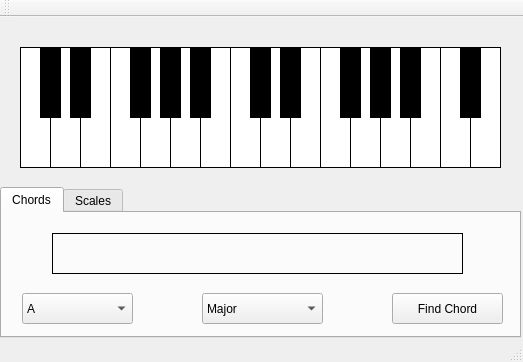
<?xml version="1.0" encoding="UTF-8"?>
<ui version="4.0">
 <class>MainWindow</class>
 <widget class="QMainWindow" name="MainWindow">
  <property name="geometry">
   <rect>
    <x>0</x>
    <y>0</y>
    <width>523</width>
    <height>362</height>
   </rect>
  </property>
  <property name="windowTitle">
   <string>Piano Helper</string>
  </property>
  <widget class="QWidget" name="centralWidget">
   <widget class="QTabWidget" name="tabWidget">
    <property name="geometry">
     <rect>
      <x>0</x>
      <y>170</y>
      <width>521</width>
      <height>151</height>
     </rect>
    </property>
    <property name="currentIndex">
     <number>0</number>
    </property>
    <widget class="QWidget" name="tab">
     <attribute name="title">
      <string>Chords</string>
     </attribute>
     <widget class="QPushButton" name="chordsButton">
      <property name="geometry">
       <rect>
        <x>390</x>
        <y>80</y>
        <width>111</width>
        <height>31</height>
       </rect>
      </property>
      <property name="text">
       <string>Find Chord</string>
      </property>
     </widget>
     <widget class="QComboBox" name="ChordsTypeComboBox">
      <property name="geometry">
       <rect>
        <x>200</x>
        <y>80</y>
        <width>121</width>
        <height>31</height>
       </rect>
      </property>
      <item>
       <property name="text">
        <string>Major</string>
       </property>
      </item>
      <item>
       <property name="text">
        <string>Maj7</string>
       </property>
      </item>
      <item>
       <property name="text">
        <string>Maj9</string>
       </property>
      </item>
      <item>
       <property name="text">
        <string>Maj11</string>
       </property>
      </item>
      <item>
       <property name="text">
        <string>Maj13</string>
       </property>
      </item>
      <item>
       <property name="text">
        <string>Minor</string>
       </property>
      </item>
      <item>
       <property name="text">
        <string>Min7</string>
       </property>
      </item>
      <item>
       <property name="text">
        <string>Min9</string>
       </property>
      </item>
      <item>
       <property name="text">
        <string>Min11</string>
       </property>
      </item>
      <item>
       <property name="text">
        <string>Min13</string>
       </property>
      </item>
      <item>
       <property name="text">
        <string>d7</string>
       </property>
      </item>
      <item>
       <property name="text">
        <string>d9</string>
       </property>
      </item>
      <item>
       <property name="text">
        <string>d11</string>
       </property>
      </item>
      <item>
       <property name="text">
        <string>d13</string>
       </property>
      </item>
     </widget>
     <widget class="QLabel" name="ChordsOutputLabel">
      <property name="geometry">
       <rect>
        <x>50</x>
        <y>20</y>
        <width>411</width>
        <height>41</height>
       </rect>
      </property>
      <property name="frameShape">
       <enum>QFrame::Box</enum>
      </property>
      <property name="text">
       <string/>
      </property>
      <property name="alignment">
       <set>Qt::AlignCenter</set>
      </property>
      <property name="openExternalLinks">
       <bool>false</bool>
      </property>
     </widget>
     <widget class="QComboBox" name="ChordsNoteComboBox">
      <property name="geometry">
       <rect>
        <x>20</x>
        <y>80</y>
        <width>111</width>
        <height>31</height>
       </rect>
      </property>
      <item>
       <property name="text">
        <string>A</string>
       </property>
      </item>
      <item>
       <property name="text">
        <string>A#/Bb</string>
       </property>
      </item>
      <item>
       <property name="text">
        <string>B</string>
       </property>
      </item>
      <item>
       <property name="text">
        <string>C</string>
       </property>
      </item>
      <item>
       <property name="text">
        <string>C#/Db</string>
       </property>
      </item>
      <item>
       <property name="text">
        <string>D</string>
       </property>
      </item>
      <item>
       <property name="text">
        <string>D#/Eb</string>
       </property>
      </item>
      <item>
       <property name="text">
        <string>E</string>
       </property>
      </item>
      <item>
       <property name="text">
        <string>F</string>
       </property>
      </item>
      <item>
       <property name="text">
        <string>F#/Gb</string>
       </property>
      </item>
      <item>
       <property name="text">
        <string>G</string>
       </property>
      </item>
      <item>
       <property name="text">
        <string>G#/Ab</string>
       </property>
      </item>
     </widget>
    </widget>
    <widget class="QWidget" name="tab_2">
     <attribute name="title">
      <string>Scales</string>
     </attribute>
     <widget class="QComboBox" name="ScaleTypeComboBox">
      <property name="geometry">
       <rect>
        <x>200</x>
        <y>80</y>
        <width>121</width>
        <height>31</height>
       </rect>
      </property>
      <item>
       <property name="text">
        <string>Ionian (Major)</string>
       </property>
      </item>
      <item>
       <property name="text">
        <string>Dorian</string>
       </property>
      </item>
      <item>
       <property name="text">
        <string>Phrygian</string>
       </property>
      </item>
      <item>
       <property name="text">
        <string>Lydian</string>
       </property>
      </item>
      <item>
       <property name="text">
        <string>Mixolydian</string>
       </property>
      </item>
      <item>
       <property name="text">
        <string>Aeolean (Minor)</string>
       </property>
      </item>
      <item>
       <property name="text">
        <string>Locrian</string>
       </property>
      </item>
     </widget>
     <widget class="QPushButton" name="scalesButton">
      <property name="geometry">
       <rect>
        <x>390</x>
        <y>80</y>
        <width>111</width>
        <height>31</height>
       </rect>
      </property>
      <property name="text">
       <string>Find Scale</string>
      </property>
     </widget>
     <widget class="QLabel" name="ScaleOutputLabel">
      <property name="geometry">
       <rect>
        <x>50</x>
        <y>20</y>
        <width>411</width>
        <height>41</height>
       </rect>
      </property>
      <property name="frameShape">
       <enum>QFrame::Box</enum>
      </property>
      <property name="text">
       <string/>
      </property>
      <property name="alignment">
       <set>Qt::AlignCenter</set>
      </property>
      <property name="openExternalLinks">
       <bool>false</bool>
      </property>
     </widget>
     <widget class="QComboBox" name="ScaleNoteComboBox">
      <property name="geometry">
       <rect>
        <x>20</x>
        <y>80</y>
        <width>111</width>
        <height>31</height>
       </rect>
      </property>
      <item>
       <property name="text">
        <string>A</string>
       </property>
      </item>
      <item>
       <property name="text">
        <string>A#/Bb</string>
       </property>
      </item>
      <item>
       <property name="text">
        <string>B</string>
       </property>
      </item>
      <item>
       <property name="text">
        <string>C</string>
       </property>
      </item>
      <item>
       <property name="text">
        <string>C#/Db</string>
       </property>
      </item>
      <item>
       <property name="text">
        <string>D</string>
       </property>
      </item>
      <item>
       <property name="text">
        <string>D#/Eb</string>
       </property>
      </item>
      <item>
       <property name="text">
        <string>E</string>
       </property>
      </item>
      <item>
       <property name="text">
        <string>F</string>
       </property>
      </item>
      <item>
       <property name="text">
        <string>F#/Gb</string>
       </property>
      </item>
      <item>
       <property name="text">
        <string>G</string>
       </property>
      </item>
      <item>
       <property name="text">
        <string>G#/Ab</string>
       </property>
      </item>
     </widget>
    </widget>
   </widget>
   <widget class="QLabel" name="notelabel_00">
    <property name="geometry">
     <rect>
      <x>20</x>
      <y>30</y>
      <width>31</width>
      <height>121</height>
     </rect>
    </property>
    <property name="autoFillBackground">
     <bool>true</bool>
    </property>
    <property name="styleSheet">
     <string notr="true">background-color: white</string>
    </property>
    <property name="frameShape">
     <enum>QFrame::Box</enum>
    </property>
    <property name="frameShadow">
     <enum>QFrame::Plain</enum>
    </property>
    <property name="lineWidth">
     <number>1</number>
    </property>
    <property name="midLineWidth">
     <number>0</number>
    </property>
    <property name="text">
     <string/>
    </property>
    <property name="textFormat">
     <enum>Qt::AutoText</enum>
    </property>
   </widget>
   <widget class="QLabel" name="notelabel_02">
    <property name="geometry">
     <rect>
      <x>50</x>
      <y>30</y>
      <width>31</width>
      <height>121</height>
     </rect>
    </property>
    <property name="autoFillBackground">
     <bool>true</bool>
    </property>
    <property name="styleSheet">
     <string notr="true">background-color: white</string>
    </property>
    <property name="frameShape">
     <enum>QFrame::Box</enum>
    </property>
    <property name="frameShadow">
     <enum>QFrame::Plain</enum>
    </property>
    <property name="lineWidth">
     <number>1</number>
    </property>
    <property name="midLineWidth">
     <number>0</number>
    </property>
    <property name="text">
     <string/>
    </property>
    <property name="textFormat">
     <enum>Qt::AutoText</enum>
    </property>
   </widget>
   <widget class="QLabel" name="notelabel_01">
    <property name="geometry">
     <rect>
      <x>40</x>
      <y>30</y>
      <width>21</width>
      <height>71</height>
     </rect>
    </property>
    <property name="autoFillBackground">
     <bool>true</bool>
    </property>
    <property name="styleSheet">
     <string notr="true">background-color: black; font-color: white;</string>
    </property>
    <property name="frameShape">
     <enum>QFrame::Box</enum>
    </property>
    <property name="frameShadow">
     <enum>QFrame::Plain</enum>
    </property>
    <property name="lineWidth">
     <number>1</number>
    </property>
    <property name="midLineWidth">
     <number>0</number>
    </property>
    <property name="text">
     <string/>
    </property>
    <property name="textFormat">
     <enum>Qt::AutoText</enum>
    </property>
   </widget>
   <widget class="QLabel" name="notelabel_05">
    <property name="geometry">
     <rect>
      <x>110</x>
      <y>30</y>
      <width>31</width>
      <height>121</height>
     </rect>
    </property>
    <property name="autoFillBackground">
     <bool>true</bool>
    </property>
    <property name="styleSheet">
     <string notr="true">background-color: white</string>
    </property>
    <property name="frameShape">
     <enum>QFrame::Box</enum>
    </property>
    <property name="frameShadow">
     <enum>QFrame::Plain</enum>
    </property>
    <property name="lineWidth">
     <number>1</number>
    </property>
    <property name="midLineWidth">
     <number>0</number>
    </property>
    <property name="text">
     <string/>
    </property>
    <property name="textFormat">
     <enum>Qt::AutoText</enum>
    </property>
   </widget>
   <widget class="QLabel" name="notelabel_04">
    <property name="geometry">
     <rect>
      <x>80</x>
      <y>30</y>
      <width>31</width>
      <height>121</height>
     </rect>
    </property>
    <property name="autoFillBackground">
     <bool>true</bool>
    </property>
    <property name="styleSheet">
     <string notr="true">background-color: white</string>
    </property>
    <property name="frameShape">
     <enum>QFrame::Box</enum>
    </property>
    <property name="frameShadow">
     <enum>QFrame::Plain</enum>
    </property>
    <property name="lineWidth">
     <number>1</number>
    </property>
    <property name="midLineWidth">
     <number>0</number>
    </property>
    <property name="text">
     <string/>
    </property>
    <property name="textFormat">
     <enum>Qt::AutoText</enum>
    </property>
   </widget>
   <widget class="QLabel" name="notelabel_09">
    <property name="geometry">
     <rect>
      <x>170</x>
      <y>30</y>
      <width>31</width>
      <height>121</height>
     </rect>
    </property>
    <property name="autoFillBackground">
     <bool>true</bool>
    </property>
    <property name="styleSheet">
     <string notr="true">background-color: white</string>
    </property>
    <property name="frameShape">
     <enum>QFrame::Box</enum>
    </property>
    <property name="frameShadow">
     <enum>QFrame::Plain</enum>
    </property>
    <property name="lineWidth">
     <number>1</number>
    </property>
    <property name="midLineWidth">
     <number>0</number>
    </property>
    <property name="text">
     <string/>
    </property>
    <property name="textFormat">
     <enum>Qt::AutoText</enum>
    </property>
   </widget>
   <widget class="QLabel" name="notelabel_11">
    <property name="geometry">
     <rect>
      <x>200</x>
      <y>30</y>
      <width>31</width>
      <height>121</height>
     </rect>
    </property>
    <property name="autoFillBackground">
     <bool>true</bool>
    </property>
    <property name="styleSheet">
     <string notr="true">background-color: white</string>
    </property>
    <property name="frameShape">
     <enum>QFrame::Box</enum>
    </property>
    <property name="frameShadow">
     <enum>QFrame::Plain</enum>
    </property>
    <property name="lineWidth">
     <number>1</number>
    </property>
    <property name="midLineWidth">
     <number>0</number>
    </property>
    <property name="text">
     <string/>
    </property>
    <property name="textFormat">
     <enum>Qt::AutoText</enum>
    </property>
   </widget>
   <widget class="QLabel" name="notelabel_12">
    <property name="geometry">
     <rect>
      <x>230</x>
      <y>30</y>
      <width>31</width>
      <height>121</height>
     </rect>
    </property>
    <property name="autoFillBackground">
     <bool>true</bool>
    </property>
    <property name="styleSheet">
     <string notr="true">background-color: white</string>
    </property>
    <property name="frameShape">
     <enum>QFrame::Box</enum>
    </property>
    <property name="frameShadow">
     <enum>QFrame::Plain</enum>
    </property>
    <property name="lineWidth">
     <number>1</number>
    </property>
    <property name="midLineWidth">
     <number>0</number>
    </property>
    <property name="text">
     <string/>
    </property>
    <property name="textFormat">
     <enum>Qt::AutoText</enum>
    </property>
   </widget>
   <widget class="QLabel" name="notelabel_21">
    <property name="geometry">
     <rect>
      <x>380</x>
      <y>30</y>
      <width>31</width>
      <height>121</height>
     </rect>
    </property>
    <property name="autoFillBackground">
     <bool>true</bool>
    </property>
    <property name="styleSheet">
     <string notr="true">background-color: white</string>
    </property>
    <property name="frameShape">
     <enum>QFrame::Box</enum>
    </property>
    <property name="frameShadow">
     <enum>QFrame::Plain</enum>
    </property>
    <property name="lineWidth">
     <number>1</number>
    </property>
    <property name="midLineWidth">
     <number>0</number>
    </property>
    <property name="text">
     <string/>
    </property>
    <property name="textFormat">
     <enum>Qt::AutoText</enum>
    </property>
   </widget>
   <widget class="QLabel" name="notelabel_19">
    <property name="geometry">
     <rect>
      <x>350</x>
      <y>30</y>
      <width>31</width>
      <height>121</height>
     </rect>
    </property>
    <property name="autoFillBackground">
     <bool>true</bool>
    </property>
    <property name="styleSheet">
     <string notr="true">background-color: white</string>
    </property>
    <property name="frameShape">
     <enum>QFrame::Box</enum>
    </property>
    <property name="frameShadow">
     <enum>QFrame::Plain</enum>
    </property>
    <property name="lineWidth">
     <number>1</number>
    </property>
    <property name="midLineWidth">
     <number>0</number>
    </property>
    <property name="text">
     <string/>
    </property>
    <property name="textFormat">
     <enum>Qt::AutoText</enum>
    </property>
   </widget>
   <widget class="QLabel" name="notelabel_16">
    <property name="geometry">
     <rect>
      <x>290</x>
      <y>30</y>
      <width>31</width>
      <height>121</height>
     </rect>
    </property>
    <property name="autoFillBackground">
     <bool>true</bool>
    </property>
    <property name="styleSheet">
     <string notr="true">background-color: white</string>
    </property>
    <property name="frameShape">
     <enum>QFrame::Box</enum>
    </property>
    <property name="frameShadow">
     <enum>QFrame::Plain</enum>
    </property>
    <property name="lineWidth">
     <number>1</number>
    </property>
    <property name="midLineWidth">
     <number>0</number>
    </property>
    <property name="text">
     <string/>
    </property>
    <property name="textFormat">
     <enum>Qt::AutoText</enum>
    </property>
   </widget>
   <widget class="QLabel" name="notelabel_24">
    <property name="geometry">
     <rect>
      <x>440</x>
      <y>30</y>
      <width>31</width>
      <height>121</height>
     </rect>
    </property>
    <property name="autoFillBackground">
     <bool>true</bool>
    </property>
    <property name="styleSheet">
     <string notr="true">background-color: white</string>
    </property>
    <property name="frameShape">
     <enum>QFrame::Box</enum>
    </property>
    <property name="frameShadow">
     <enum>QFrame::Plain</enum>
    </property>
    <property name="lineWidth">
     <number>1</number>
    </property>
    <property name="midLineWidth">
     <number>0</number>
    </property>
    <property name="text">
     <string/>
    </property>
    <property name="textFormat">
     <enum>Qt::AutoText</enum>
    </property>
   </widget>
   <widget class="QLabel" name="notelabel_23">
    <property name="geometry">
     <rect>
      <x>410</x>
      <y>30</y>
      <width>31</width>
      <height>121</height>
     </rect>
    </property>
    <property name="autoFillBackground">
     <bool>true</bool>
    </property>
    <property name="styleSheet">
     <string notr="true">background-color: white</string>
    </property>
    <property name="frameShape">
     <enum>QFrame::Box</enum>
    </property>
    <property name="frameShadow">
     <enum>QFrame::Plain</enum>
    </property>
    <property name="lineWidth">
     <number>1</number>
    </property>
    <property name="midLineWidth">
     <number>0</number>
    </property>
    <property name="text">
     <string/>
    </property>
    <property name="textFormat">
     <enum>Qt::AutoText</enum>
    </property>
   </widget>
   <widget class="QLabel" name="notelabel_17">
    <property name="geometry">
     <rect>
      <x>320</x>
      <y>30</y>
      <width>31</width>
      <height>121</height>
     </rect>
    </property>
    <property name="autoFillBackground">
     <bool>true</bool>
    </property>
    <property name="styleSheet">
     <string notr="true">background-color: white</string>
    </property>
    <property name="frameShape">
     <enum>QFrame::Box</enum>
    </property>
    <property name="frameShadow">
     <enum>QFrame::Plain</enum>
    </property>
    <property name="lineWidth">
     <number>1</number>
    </property>
    <property name="midLineWidth">
     <number>0</number>
    </property>
    <property name="text">
     <string/>
    </property>
    <property name="textFormat">
     <enum>Qt::AutoText</enum>
    </property>
   </widget>
   <widget class="QLabel" name="notelabel_26">
    <property name="geometry">
     <rect>
      <x>470</x>
      <y>30</y>
      <width>31</width>
      <height>121</height>
     </rect>
    </property>
    <property name="autoFillBackground">
     <bool>true</bool>
    </property>
    <property name="styleSheet">
     <string notr="true">background-color: white</string>
    </property>
    <property name="frameShape">
     <enum>QFrame::Box</enum>
    </property>
    <property name="frameShadow">
     <enum>QFrame::Plain</enum>
    </property>
    <property name="lineWidth">
     <number>1</number>
    </property>
    <property name="midLineWidth">
     <number>0</number>
    </property>
    <property name="text">
     <string/>
    </property>
    <property name="textFormat">
     <enum>Qt::AutoText</enum>
    </property>
   </widget>
   <widget class="QLabel" name="notelabel_14">
    <property name="geometry">
     <rect>
      <x>260</x>
      <y>30</y>
      <width>31</width>
      <height>121</height>
     </rect>
    </property>
    <property name="autoFillBackground">
     <bool>true</bool>
    </property>
    <property name="styleSheet">
     <string notr="true">background-color: white</string>
    </property>
    <property name="frameShape">
     <enum>QFrame::Box</enum>
    </property>
    <property name="frameShadow">
     <enum>QFrame::Plain</enum>
    </property>
    <property name="lineWidth">
     <number>1</number>
    </property>
    <property name="midLineWidth">
     <number>0</number>
    </property>
    <property name="text">
     <string/>
    </property>
    <property name="textFormat">
     <enum>Qt::AutoText</enum>
    </property>
   </widget>
   <widget class="QLabel" name="notelabel_03">
    <property name="geometry">
     <rect>
      <x>70</x>
      <y>30</y>
      <width>21</width>
      <height>71</height>
     </rect>
    </property>
    <property name="autoFillBackground">
     <bool>true</bool>
    </property>
    <property name="styleSheet">
     <string notr="true">background-color: black; font-color: white;</string>
    </property>
    <property name="frameShape">
     <enum>QFrame::Box</enum>
    </property>
    <property name="frameShadow">
     <enum>QFrame::Plain</enum>
    </property>
    <property name="lineWidth">
     <number>1</number>
    </property>
    <property name="midLineWidth">
     <number>0</number>
    </property>
    <property name="text">
     <string/>
    </property>
    <property name="textFormat">
     <enum>Qt::AutoText</enum>
    </property>
   </widget>
   <widget class="QLabel" name="notelabel_06">
    <property name="geometry">
     <rect>
      <x>130</x>
      <y>30</y>
      <width>21</width>
      <height>71</height>
     </rect>
    </property>
    <property name="autoFillBackground">
     <bool>true</bool>
    </property>
    <property name="styleSheet">
     <string notr="true">background-color: black; font-color: white;</string>
    </property>
    <property name="frameShape">
     <enum>QFrame::Box</enum>
    </property>
    <property name="frameShadow">
     <enum>QFrame::Plain</enum>
    </property>
    <property name="lineWidth">
     <number>1</number>
    </property>
    <property name="midLineWidth">
     <number>0</number>
    </property>
    <property name="text">
     <string/>
    </property>
    <property name="textFormat">
     <enum>Qt::AutoText</enum>
    </property>
   </widget>
   <widget class="QLabel" name="notelabel_08">
    <property name="geometry">
     <rect>
      <x>160</x>
      <y>30</y>
      <width>21</width>
      <height>71</height>
     </rect>
    </property>
    <property name="autoFillBackground">
     <bool>true</bool>
    </property>
    <property name="styleSheet">
     <string notr="true">background-color: black; font-color: white;</string>
    </property>
    <property name="frameShape">
     <enum>QFrame::Box</enum>
    </property>
    <property name="frameShadow">
     <enum>QFrame::Plain</enum>
    </property>
    <property name="lineWidth">
     <number>1</number>
    </property>
    <property name="midLineWidth">
     <number>0</number>
    </property>
    <property name="text">
     <string/>
    </property>
    <property name="textFormat">
     <enum>Qt::AutoText</enum>
    </property>
   </widget>
   <widget class="QLabel" name="notelabel_10">
    <property name="geometry">
     <rect>
      <x>190</x>
      <y>30</y>
      <width>21</width>
      <height>71</height>
     </rect>
    </property>
    <property name="autoFillBackground">
     <bool>true</bool>
    </property>
    <property name="styleSheet">
     <string notr="true">background-color: black; font-color: white;</string>
    </property>
    <property name="frameShape">
     <enum>QFrame::Box</enum>
    </property>
    <property name="frameShadow">
     <enum>QFrame::Plain</enum>
    </property>
    <property name="lineWidth">
     <number>1</number>
    </property>
    <property name="midLineWidth">
     <number>0</number>
    </property>
    <property name="text">
     <string/>
    </property>
    <property name="textFormat">
     <enum>Qt::AutoText</enum>
    </property>
   </widget>
   <widget class="QLabel" name="notelabel_13">
    <property name="geometry">
     <rect>
      <x>250</x>
      <y>30</y>
      <width>21</width>
      <height>71</height>
     </rect>
    </property>
    <property name="autoFillBackground">
     <bool>true</bool>
    </property>
    <property name="styleSheet">
     <string notr="true">background-color: black; font-color: white;</string>
    </property>
    <property name="frameShape">
     <enum>QFrame::Box</enum>
    </property>
    <property name="frameShadow">
     <enum>QFrame::Plain</enum>
    </property>
    <property name="lineWidth">
     <number>1</number>
    </property>
    <property name="midLineWidth">
     <number>0</number>
    </property>
    <property name="text">
     <string/>
    </property>
    <property name="textFormat">
     <enum>Qt::AutoText</enum>
    </property>
   </widget>
   <widget class="QLabel" name="notelabel_15">
    <property name="geometry">
     <rect>
      <x>280</x>
      <y>30</y>
      <width>21</width>
      <height>71</height>
     </rect>
    </property>
    <property name="autoFillBackground">
     <bool>true</bool>
    </property>
    <property name="styleSheet">
     <string notr="true">background-color: black; font-color: white;</string>
    </property>
    <property name="frameShape">
     <enum>QFrame::Box</enum>
    </property>
    <property name="frameShadow">
     <enum>QFrame::Plain</enum>
    </property>
    <property name="lineWidth">
     <number>1</number>
    </property>
    <property name="midLineWidth">
     <number>0</number>
    </property>
    <property name="text">
     <string/>
    </property>
    <property name="textFormat">
     <enum>Qt::AutoText</enum>
    </property>
   </widget>
   <widget class="QLabel" name="notelabel_22">
    <property name="geometry">
     <rect>
      <x>400</x>
      <y>30</y>
      <width>21</width>
      <height>71</height>
     </rect>
    </property>
    <property name="autoFillBackground">
     <bool>true</bool>
    </property>
    <property name="styleSheet">
     <string notr="true">background-color: black; font-color: white;</string>
    </property>
    <property name="frameShape">
     <enum>QFrame::Box</enum>
    </property>
    <property name="frameShadow">
     <enum>QFrame::Plain</enum>
    </property>
    <property name="lineWidth">
     <number>1</number>
    </property>
    <property name="midLineWidth">
     <number>0</number>
    </property>
    <property name="text">
     <string/>
    </property>
    <property name="textFormat">
     <enum>Qt::AutoText</enum>
    </property>
   </widget>
   <widget class="QLabel" name="notelabel_18">
    <property name="geometry">
     <rect>
      <x>340</x>
      <y>30</y>
      <width>21</width>
      <height>71</height>
     </rect>
    </property>
    <property name="autoFillBackground">
     <bool>true</bool>
    </property>
    <property name="styleSheet">
     <string notr="true">background-color: black; font-color: white;</string>
    </property>
    <property name="frameShape">
     <enum>QFrame::Box</enum>
    </property>
    <property name="frameShadow">
     <enum>QFrame::Plain</enum>
    </property>
    <property name="lineWidth">
     <number>1</number>
    </property>
    <property name="midLineWidth">
     <number>0</number>
    </property>
    <property name="text">
     <string/>
    </property>
    <property name="textFormat">
     <enum>Qt::AutoText</enum>
    </property>
   </widget>
   <widget class="QLabel" name="notelabel_20">
    <property name="geometry">
     <rect>
      <x>370</x>
      <y>30</y>
      <width>21</width>
      <height>71</height>
     </rect>
    </property>
    <property name="autoFillBackground">
     <bool>true</bool>
    </property>
    <property name="styleSheet">
     <string notr="true">background-color: black; font-color: white;</string>
    </property>
    <property name="frameShape">
     <enum>QFrame::Box</enum>
    </property>
    <property name="frameShadow">
     <enum>QFrame::Plain</enum>
    </property>
    <property name="lineWidth">
     <number>1</number>
    </property>
    <property name="midLineWidth">
     <number>0</number>
    </property>
    <property name="text">
     <string/>
    </property>
    <property name="textFormat">
     <enum>Qt::AutoText</enum>
    </property>
   </widget>
   <widget class="QLabel" name="notelabel_25">
    <property name="geometry">
     <rect>
      <x>460</x>
      <y>30</y>
      <width>21</width>
      <height>71</height>
     </rect>
    </property>
    <property name="autoFillBackground">
     <bool>true</bool>
    </property>
    <property name="styleSheet">
     <string notr="true">background-color: black; font-color: white;</string>
    </property>
    <property name="frameShape">
     <enum>QFrame::Box</enum>
    </property>
    <property name="frameShadow">
     <enum>QFrame::Plain</enum>
    </property>
    <property name="lineWidth">
     <number>1</number>
    </property>
    <property name="midLineWidth">
     <number>0</number>
    </property>
    <property name="text">
     <string/>
    </property>
    <property name="textFormat">
     <enum>Qt::AutoText</enum>
    </property>
   </widget>
   <widget class="QLabel" name="notelabel_07">
    <property name="geometry">
     <rect>
      <x>140</x>
      <y>30</y>
      <width>31</width>
      <height>121</height>
     </rect>
    </property>
    <property name="autoFillBackground">
     <bool>true</bool>
    </property>
    <property name="styleSheet">
     <string notr="true">background-color: white</string>
    </property>
    <property name="frameShape">
     <enum>QFrame::Box</enum>
    </property>
    <property name="frameShadow">
     <enum>QFrame::Plain</enum>
    </property>
    <property name="lineWidth">
     <number>1</number>
    </property>
    <property name="midLineWidth">
     <number>0</number>
    </property>
    <property name="text">
     <string/>
    </property>
    <property name="textFormat">
     <enum>Qt::AutoText</enum>
    </property>
   </widget>
   <zorder>notelabel_07</zorder>
   <zorder>tabWidget</zorder>
   <zorder>notelabel_00</zorder>
   <zorder>notelabel_02</zorder>
   <zorder>notelabel_05</zorder>
   <zorder>notelabel_04</zorder>
   <zorder>notelabel_09</zorder>
   <zorder>notelabel_11</zorder>
   <zorder>notelabel_12</zorder>
   <zorder>notelabel_21</zorder>
   <zorder>notelabel_19</zorder>
   <zorder>notelabel_16</zorder>
   <zorder>notelabel_24</zorder>
   <zorder>notelabel_23</zorder>
   <zorder>notelabel_17</zorder>
   <zorder>notelabel_26</zorder>
   <zorder>notelabel_14</zorder>
   <zorder>notelabel_01</zorder>
   <zorder>notelabel_03</zorder>
   <zorder>notelabel_06</zorder>
   <zorder>notelabel_08</zorder>
   <zorder>notelabel_10</zorder>
   <zorder>notelabel_13</zorder>
   <zorder>notelabel_15</zorder>
   <zorder>notelabel_22</zorder>
   <zorder>notelabel_18</zorder>
   <zorder>notelabel_20</zorder>
   <zorder>notelabel_25</zorder>
  </widget>
  <widget class="QToolBar" name="mainToolBar">
   <attribute name="toolBarArea">
    <enum>TopToolBarArea</enum>
   </attribute>
   <attribute name="toolBarBreak">
    <bool>false</bool>
   </attribute>
  </widget>
  <widget class="QStatusBar" name="statusBar"/>
 </widget>
 <layoutdefault spacing="6" margin="11"/>
 <resources/>
 <connections/>
</ui>
